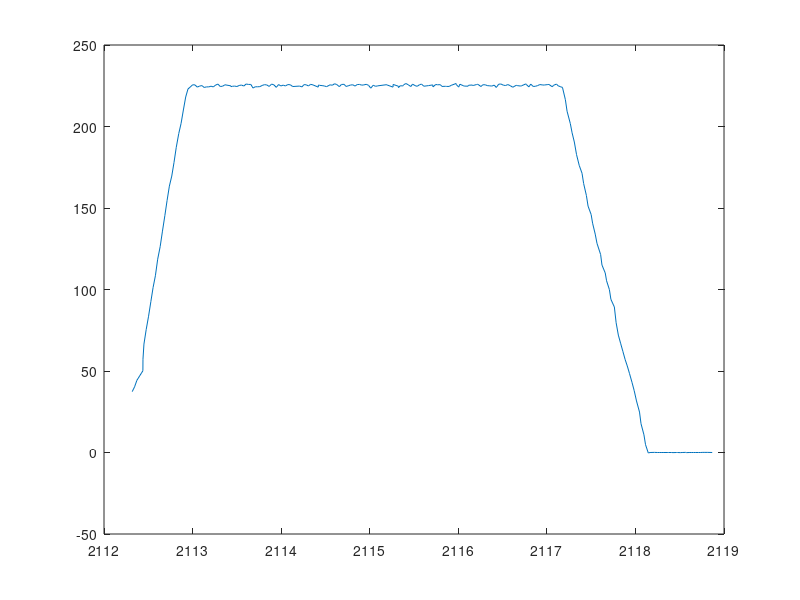

Write MATLAB code to recreate this figure.
    current_b_c_data = importdata("velocity2_plot.csv");
    n = size(current_b_c_data.data, 1);

    x = current_b_c_data.data(:, 1);
    y = current_b_c_data.data(:, 2)/16*60;


    % 创建图形窗口
    figure;
    plot(x,y); 
